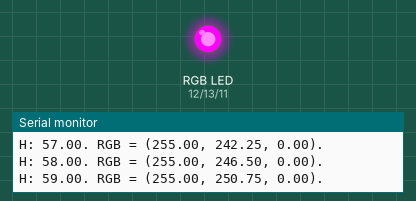
A sketch run on a simulated Arduino Uno, built with avr-gcc and run on an emulated ATmega328P. Shown: an RGB LED mixed from three pins (HIGH = lit), the last lines printed to the serial monitor.

Above: at 2.5 s.
At 6.4 s:
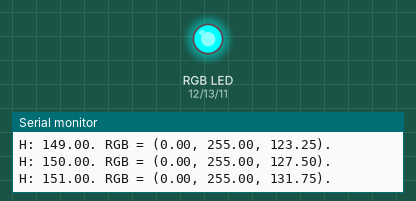
At 10.2 s:
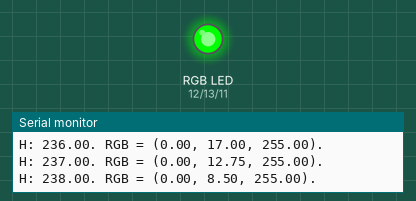
At 14.1 s:
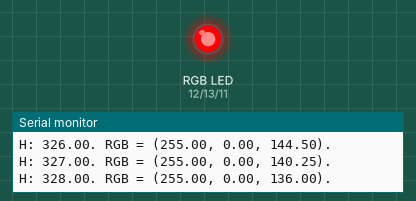
At 16.7 s:
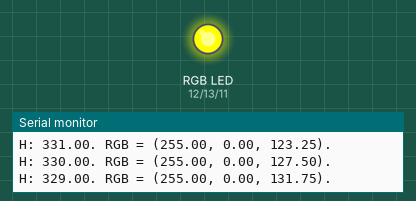
At 34.6 s:
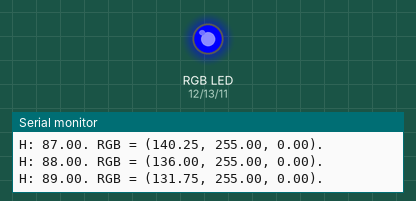
Timing chart, 0 to 40.0 s (numbered marks = the images above):
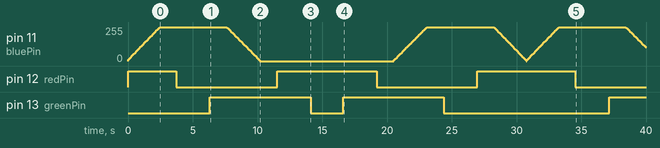

Measured:
- by itself, pin 12 (redPin): repeats every 15.5 s: LOW 7.8 s, HIGH 7.7 s
- by itself, pin 13 (greenPin): goes HIGH 7.8 s, LOW 2.5 s, HIGH 7.8 s, LOW 12.8 s, then HIGH

The sketch:

HSV_RGB_SMD.ino
```cpp
#include <math.h>

//pins for the colors; note there is no GND pin
int bluePin  = 11;
int redPin   = 12;
int greenPin = 13;

//how long to delay between iterations; ie, how fast to change color
int delayTime = 10;

int maxcolor = 360; //this is the color. in HSV color goes 0..360.

float H, S, V, R, G, B;

void setup() {
    pinMode(redPin, OUTPUT);
    pinMode(bluePin, OUTPUT);
    pinMode(greenPin, OUTPUT);
    Serial.begin(9600);

    H = 0.0;
    S = 1.0;
    V = 1.0;

    R = 0.0;
    G = 0.0;
    B = 0.0;

}

void loop() {
    //I omit the maximum color, 360, because that's (0, 0, 0) in RGB
    for (int i = 1; i < maxcolor; i++) {
        printcolor();
        H = float(i);
        HSV2RGB();
        analogWrite(redPin, R);
        analogWrite(bluePin, G);
        analogWrite(greenPin, B);
        delay(delayTime);
    }
    for (int i = maxcolor - 2; i >= 0; i--) {
        printcolor();
        H = float(i);
        HSV2RGB();
        analogWrite(redPin, R);
        analogWrite(bluePin, G);
        analogWrite(greenPin, B);
        delay(delayTime);
    }
}

//this prints the color to the screen.
void printcolor() {
    Serial.print("H: ");
    Serial.print(H);
    Serial.print(". RGB = (");
    Serial.print(R);
    Serial.print(", ");
    Serial.print(G);
    Serial.print(", ");
    Serial.print(B);
    Serial.println(").");
}

//See
// http://www.rapidtables.com/convert/color/hsv-to-rgb.htm
//and
// http://www.rapidtables.com/convert/color/rgb-to-hsv.htm
void HSV2RGB() {
    //some vars we'll need
    float C, X, m;
    //R', G', B'
    float Rp, Gp, Bp;

    C = V * S;
    X = C * (1 - abs(mod((H / 60.0), 2) - 1));
    m = V - C;

    if      (H <  60) { Rp = C; Gp = X; Bp = 0; }
    else if (H < 120) { Rp = X; Gp = C; Bp = 0; }
    else if (H < 180) { Rp = 0; Gp = C; Bp = X; }
    else if (H < 240) { Rp = 0; Gp = X; Bp = C; }
    else if (H < 300) { Rp = X; Gp = 0; Bp = C; }
    else if (H < 360) { Rp = C; Gp = 0; Bp = X; }

    R = (Rp + m)*255;
    G = (Gp + m)*255;
    B = (Bp + m)*255;
}

//I made this function for use with floating point numbers.
float mod(float num, int denom) {
    //      whole number  +    fractional
    return int(num)%denom + (num - int(num));
}
```
